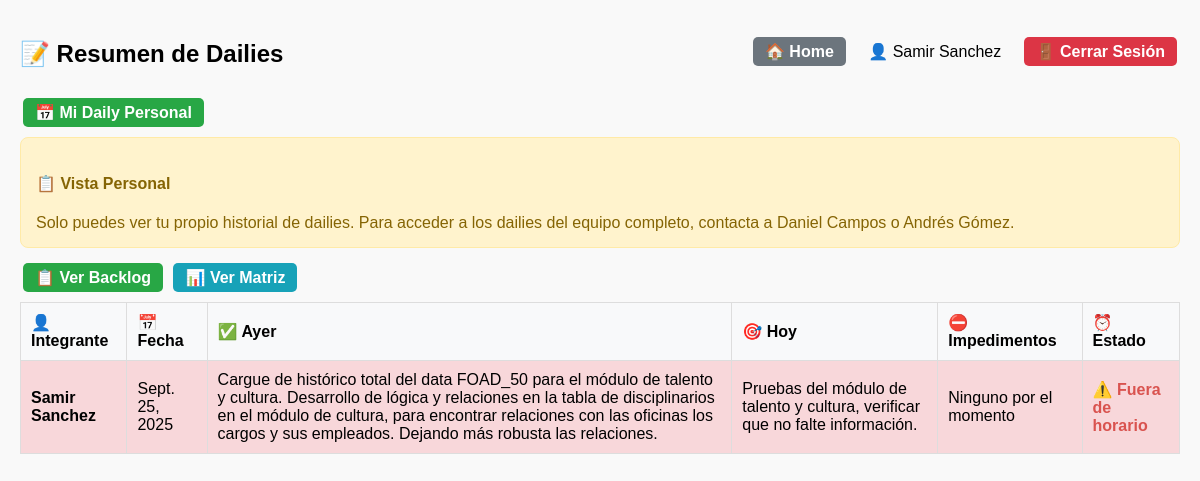
/daily/resumen/ (signed in), run on an earlier commit of the app's database.
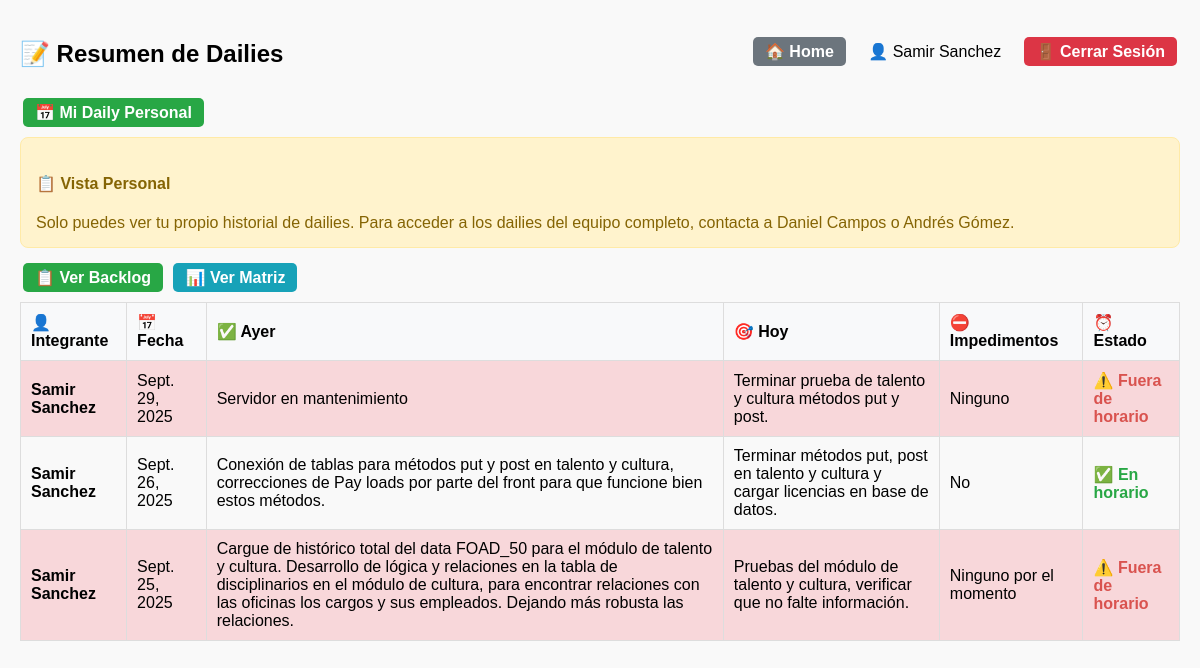
And on a later commit of the database.
### backlog/models.py (models this page shows, shortened)
class Daily(models.Model):
    integrante = models.ForeignKey("Integrante", on_delete=models.CASCADE)
    fecha = models.DateField(default=timezone.now)
    hora = models.TimeField(default=timezone.now)
    que_hizo_ayer = models.TextField()
    que_hara_hoy = models.TextField()
    impedimentos = models.TextField(blank=True, null=True)
    fuera_horario = models.BooleanField(default=False)

class Integrante(models.Model):
    ROL_PERMISOS = {
        "Lider Bases de datos": ["crear_tareas", "agregar_evidencias", "editar_tareas"],
        "Scrum Master / PO": ["crear_tareas", "agregar_evidencias", "editar_tareas"],
    }
    user = models.OneToOneField(User, on_delete=models.CASCADE)
    rol = models.CharField(max_length=100, blank=True)
    def puede_crear_tareas(self):
        permisos = self.ROL_PERMISOS.get(self.rol, [])
        return "crear_tareas" in permisos

### backlog/views.py (the view)
# urls.py: path("daily/resumen/", views.daily_resumen, name="daily_resumen"),  # Resumen de dailies
@login_required
def daily_resumen(request):
    try:
        usuario_integrante = request.user.integrante
        tiene_permisos_admin = usuario_integrante.puede_crear_tareas()
    except AttributeError:
        tiene_permisos_admin = False
        usuario_integrante = None
    if tiene_permisos_admin:
        registros = Daily.objects.select_related("integrante__user").order_by("-fecha")
        integrantes = Integrante.objects.all()
        persona_id = request.GET.get("persona")
        if persona_id:
            try:
                registros = registros.filter(integrante__id=persona_id)
            except (Integrante.DoesNotExist, ValueError):
                pass
    else:
        registros = Daily.objects.filter(integrante=usuario_integrante).order_by("-fecha") if usuario_integrante else Daily.objects.none()
        integrantes = []
    fecha_limite = datetime.now().date() - timedelta(days=7)
    registros = registros.filter(fecha__gte=fecha_limite)
    return render(request, "backlog/daily_resumen.html", {
        "registros": registros,
        "integrantes": integrantes,
        "tiene_permisos_admin": tiene_permisos_admin,
    })

### backlog/templates/backlog/daily_resumen.html (shortened to what this page needs)
{% load static %}
<!DOCTYPE html>
<html>
<head>
</head>
<body>
    <div style="display: flex; justify-content: space-between; align-items: center; margin-bottom: 20px;">
        <h2>📝 Resumen de Dailies</h2>
        {% if request.user.is_authenticated %}
        <div style="text-align: right;">
            <a href="{% url 'home' %}" class="btn btn-secondary">🏠 Home</a>
            <span style="margin: 0 15px;">👤 {{ request.user.first_name|default:request.user.username }}</span>
            <a href="{% url 'logout' %}" class="btn btn-danger">🚪 Cerrar Sesión</a>
        </div>
        {% endif %}
    </div>
    <div style="margin-bottom: 15px;">
        <a href="{% url 'daily_personal' %}" class="btn btn-success">📅 Mi Daily Personal</a>
    </div>
    {% if tiene_permisos_admin %}
    <div class="card">
        <h4>🔧 Filtros Administrativos:</h4>
        <form method="get" style="display: inline-flex; align-items: center; gap: 15px;">
            <label for="persona">Ver dailies de:</label>
            <select name="persona" id="persona" onchange="this.form.submit()">
                <option value="">-- Todas las personas --</option>
                {% for i in integrantes %}
                    <option value="{{ i.id }}" {% if persona_id == i.id|stringformat:"s" %}selected{% endif %}>
                        {{ i.user.first_name }} {{ i.user.last_name }}
                    </option>
                {% endfor %}
            </select>
            {% if persona_id %}
                <a href="{% url 'daily_resumen' %}" class="btn btn-danger btn-sm">❌ Limpiar</a>
            {% endif %}
        </form>
        <div style="margin-top: 10px; color: #666; font-size: 0.9em;">
            💡 Como administrador, puedes ver los dailies de todo el equipo y filtrar por persona específica.
        </div>
    </div>
    {% else %}
    <div class="card" style="background: #fff3cd; border: 1px solid #ffeaa7;">
        <h4 style="color: #856404;">📋 Vista Personal</h4>
        <p style="color: #856404; margin: 0;">
            Solo puedes ver tu propio historial de dailies.
            Para acceder a los dailies del equipo completo, contacta a Daniel Campos o Andrés Gómez.
        </p>
    </div>
    {% endif %}
    <div style="margin-bottom: 15px;">
        <a href="{% url 'backlog_lista' %}" class="btn btn-success">📋 Ver Backlog</a>
        <a href="{% url 'backlog_matriz' %}" class="btn btn-info">📊 Ver Matriz</a>
    </div>
    <table>
        <tr>
            <th>👤 Integrante</th>
            <th>📅 Fecha</th>
            <th>✅ Ayer</th>
            <th>🎯 Hoy</th>
            <th>⛔ Impedimentos</th>
            <th>⏰ Estado</th>
        </tr>
        {% for d in registros %}
        <tr class="{% if d.fuera_horario %}fuera-horario{% endif %}">
            <td><strong>{{ d.integrante.user.first_name }}</strong></td>
            <td>{{ d.fecha }}</td>
            <td>{{ d.que_hizo_ayer }}</td>
            <td>{{ d.que_hara_hoy }}</td>
            <td>{{ d.impedimentos|default:"-" }}</td>
            <td>
                {% if d.fuera_horario %}
                    <span class="estado-fuera">⚠️ Fuera de horario</span>
                {% else %}
                    <span class="estado-ok">✅ En horario</span>
                {% endif %}
            </td>
        </tr>
        {% empty %}
        <tr><td colspan="7" style="text-align: center; padding: 20px; color: #666;">No hay registros de daily.</td></tr>
        {% endfor %}
    </table>
</body>
</html>

What changed in the data, as far as the page shows it:
added Daily: integrante.user.first_name "Samir Sanchez", fecha "Sept. 29, 2025", que_hizo_ayer "Servidor en mantenimiento", que_hara_hoy "Terminar prueba de talento y cultura métodos put y post.", impedimentos "Ninguno", fuera_horario "⚠️ Fuera de horario"
added Daily: integrante.user.first_name "Samir Sanchez", fecha "Sept. 26, 2025", que_hizo_ayer "Conexión de tablas para métodos put y post en talento y cultura, correcciones de Pay loads por parte del front para que funcione bien estos métodos.", que_hara_hoy "Terminar métodos put, post en talento y cultura y cargar licencias en base de datos.", impedimentos "No", fuera_horario "✅ En horario"
